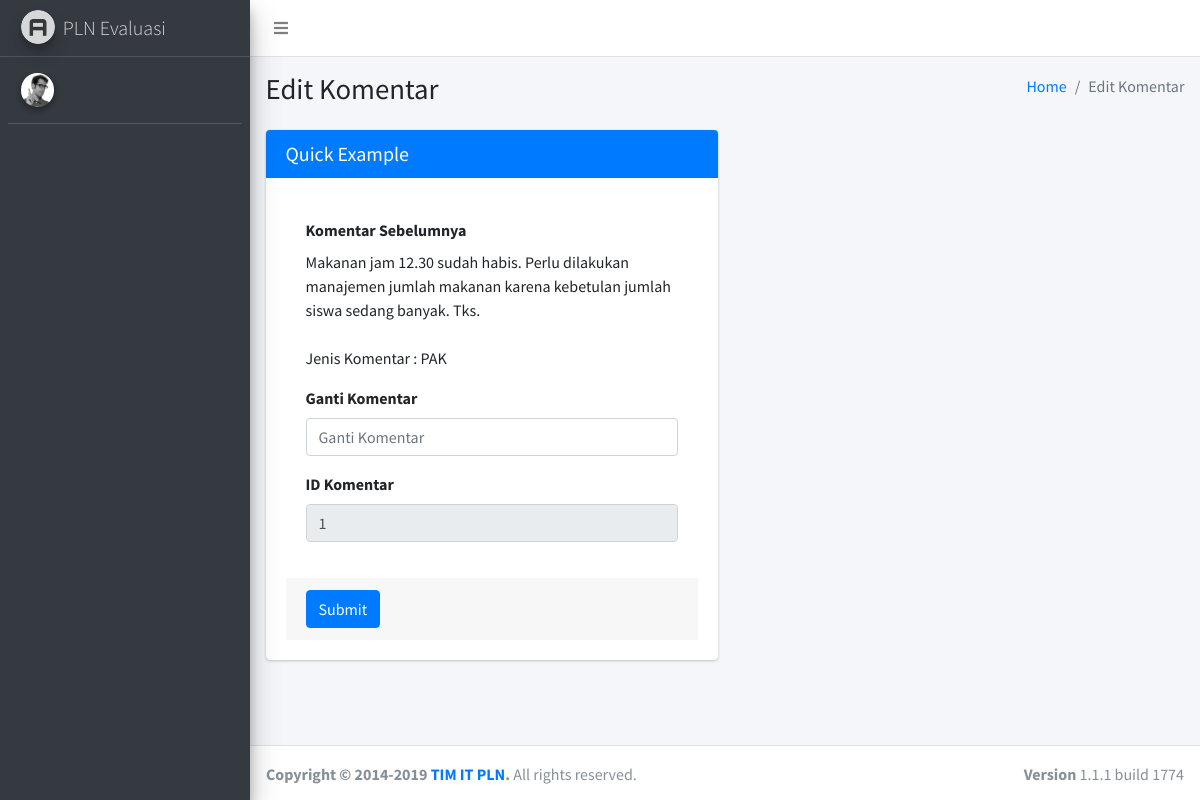
Screenshot of /pages/forms/edit_komentar_admin_pak.php?ID_EVALUASI=1 with the database file from the repository.
### tables this page shows
CREATE TABLE `pln_evaluasi` (
  `ID_EVALUASI` int(10) NOT NULL,
  `ID_USER` int(10) DEFAULT NULL,
  `KOMENTAR_TERBUKA` text,
  `PIC` varchar(100) DEFAULT NULL,
  `TINDAK_LANJUT` text,
  `SUDAH` text,
  `IN_PROGRESS` text,
  `BELUM` text,
  `LINK_FOTO` text
);

### pages/forms/edit_komentar_admin_pak.php (the view, shortened to what this page needs)
<?php
include '../api/config.php';
if (isset($_GET['ID_EVALUASI'])) {
  $id = $_GET['ID_EVALUASI'];
  $sql = "SELECT * FROM pln_evaluasi Where ID_EVALUASI= '$id'";
  $query = mysqli_query($db, $sql);
  $user = mysqli_fetch_assoc($query);
} else {
  die("akses dilarang...");
}
?>
<!DOCTYPE html>
<html>
<head>
  <link rel="stylesheet" href="../../plugins/fontawesome-free/css/all.min.css">
  <link rel="stylesheet" href="https://code.ionicframework.com/ionicons/2.0.1/css/ionicons.min.css">
  <link rel="stylesheet" href="../../dist/css/adminlte.min.css">
</head>
<body class="hold-transition sidebar-mini">
<div class="wrapper">
  <nav class="main-header navbar navbar-expand navbar-white navbar-light">
    <ul class="navbar-nav">
      <li class="nav-item">
        <a class="nav-link" data-widget="pushmenu" href="#"><i class="fas fa-bars"></i></a>
      </li>
    </ul>
  </nav>
  <aside class="main-sidebar sidebar-dark-primary elevation-4">
    <a href="../../index_admin.php" class="brand-link">
      <img src="../../dist/img/AdminLTELogo.png"
           alt="AdminLTE Logo"
           class="brand-image img-circle elevation-3"
           style="opacity: .8">
      <span class="brand-text font-weight-light">PLN Evaluasi</span>
    </a>
    <div class="sidebar">
      <div class="user-panel mt-3 pb-3 mb-3 d-flex">
        <div class="image">
          <img src="../../dist/img/user2-160x160.jpg" class="img-circle elevation-2" alt="User Image">
        </div>
        <div class="info">
        </div>
      </div>
    </div>
  </aside>
  <div class="content-wrapper">
    <section class="content-header">
      <div class="container-fluid">
        <div class="row mb-2">
          <div class="col-sm-6">
            <h1>Edit Komentar</h1>
          </div>
          <div class="col-sm-6">
            <ol class="breadcrumb float-sm-right">
              <li class="breadcrumb-item"><a href="#">Home</a></li>
              <li class="breadcrumb-item active">Edit Komentar</li>
            </ol>
          </div>
        </div>
      </div>
    </section>
    <section class="content">
      <div class="container-fluid">
        <div class="row">
          <div class="col-md-6">
            <div class="card card-primary">
              <div class="card-header">
                <h3 class="card-title">Quick Example</h3>
              </div>
              <form role="form" action="../api/edit_komentar_admin_pak.php" method="post">
                <div class="card-body">
                  <div class="card-body">
                    <div class="form-group">
                      <label for="exampleInputEmail1">Komentar Sebelumnya</label>
                      <br>
                      <p>
                        <?php echo "".$user['KOMENTAR_TERBUKA']."<br> <br> Jenis Komentar : ".$user['PIC'] ?>
                      </p>
                    </div>
                    <div class="form-group">
                    <label for="exampleInputEmail1">Ganti Komentar</label>
                    <input type="text" class="form-control" id="exampleInputEmail1" placeholder="Ganti Komentar" name="KOMENTAR_TERBUKA" value="">
                  </div>
                  <div class="form-group">
                    <label for="exampleInputPassword1">ID Komentar</label>
                    <input readonly type="text" class="form-control" id="exampleInputPassword1" placeholder="Id" name="ID_EVALUASI" value="<?php echo "".$user['ID_EVALUASI'] ?>">
                  </div>
                </div>
                <div class="card-footer">
                  <button type="submit" class="btn btn-primary">Submit</button>
                </div>
              </form>
            </div>
          </div>
        </div>
      </div>
    </section>
  </div>
  <footer class="main-footer">
    <div class="float-right d-none d-sm-block">
      <b>Version</b> 1.1.1 build 1774
    </div>
    <strong>Copyright &copy; 2014-2019 <a href="http://TIM IT PLN">TIM IT PLN</a>.</strong> All rights
    reserved.
  </footer>
</div>
</body>
</html>

### rows the page displays
pln_evaluasi: KOMENTAR_TERBUKA "Makanan jam 12.30 sudah habis. Perlu dilakukan manajemen jumlah makanan karena kebetulan jumlah siswa sedang banyak. Tks.", PIC "PAK", ID_EVALUASI "1"
